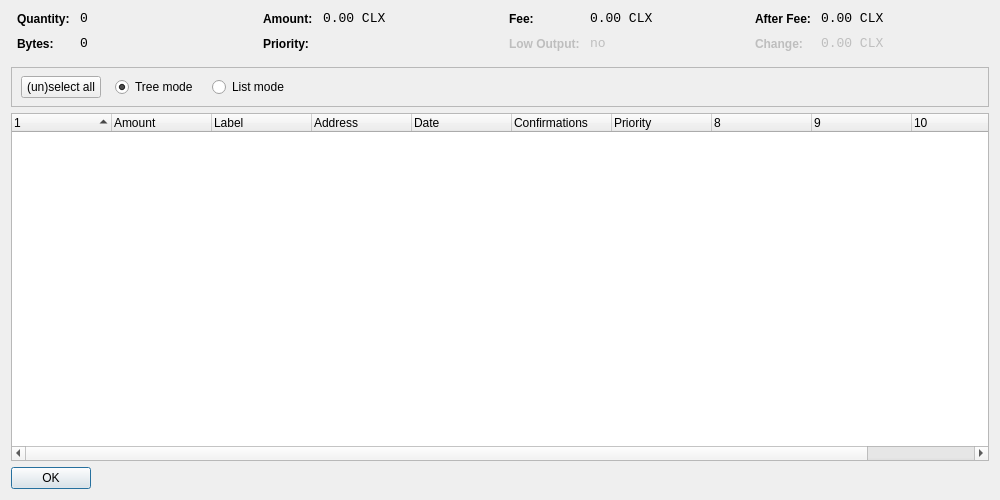
<?xml version="1.0" encoding="UTF-8"?>
<ui version="4.0">
 <class>CoinControlDialog</class>
 <widget class="QDialog" name="CoinControlDialog">
  <property name="geometry">
   <rect>
    <x>0</x>
    <y>0</y>
    <width>1000</width>
    <height>500</height>
   </rect>
  </property>
  <property name="windowTitle">
   <string>Coin Control</string>
  </property>
  <layout class="QVBoxLayout" name="verticalLayout">
   <item>
    <layout class="QHBoxLayout" name="horizontalLayoutTop" stretch="0,0,0,0">
     <property name="topMargin">
      <number>0</number>
     </property>
     <property name="bottomMargin">
      <number>10</number>
     </property>
     <item>
      <layout class="QFormLayout" name="formLayoutCoinControl1">
       <property name="horizontalSpacing">
        <number>10</number>
       </property>
       <property name="verticalSpacing">
        <number>10</number>
       </property>
       <property name="leftMargin">
        <number>6</number>
       </property>
       <property name="rightMargin">
        <number>6</number>
       </property>
       <item row="0" column="0">
        <widget class="QLabel" name="labelCoinControlQuantityText">
         <property name="styleSheet">
          <string notr="true">font-weight:bold;</string>
         </property>
         <property name="text">
          <string>Quantity:</string>
         </property>
        </widget>
       </item>
       <item row="0" column="1">
        <widget class="QLabel" name="labelCoinControlQuantity">
         <property name="font">
          <font>
           <family>Monospace</family>
           <pointsize>10</pointsize>
          </font>
         </property>
         <property name="cursor">
          <cursorShape>IBeamCursor</cursorShape>
         </property>
         <property name="contextMenuPolicy">
          <enum>Qt::ActionsContextMenu</enum>
         </property>
         <property name="text">
          <string notr="true">0</string>
         </property>
         <property name="textInteractionFlags">
          <set>Qt::LinksAccessibleByMouse|Qt::TextSelectableByKeyboard|Qt::TextSelectableByMouse</set>
         </property>
        </widget>
       </item>
       <item row="1" column="0">
        <widget class="QLabel" name="labelCoinControlBytesText">
         <property name="styleSheet">
          <string notr="true">font-weight:bold;</string>
         </property>
         <property name="text">
          <string>Bytes:</string>
         </property>
        </widget>
       </item>
       <item row="1" column="1">
        <widget class="QLabel" name="labelCoinControlBytes">
         <property name="font">
          <font>
           <family>Monospace</family>
           <pointsize>10</pointsize>
          </font>
         </property>
         <property name="cursor">
          <cursorShape>IBeamCursor</cursorShape>
         </property>
         <property name="contextMenuPolicy">
          <enum>Qt::ActionsContextMenu</enum>
         </property>
         <property name="text">
          <string notr="true">0</string>
         </property>
         <property name="textInteractionFlags">
          <set>Qt::LinksAccessibleByMouse|Qt::TextSelectableByKeyboard|Qt::TextSelectableByMouse</set>
         </property>
        </widget>
       </item>
      </layout>
     </item>
     <item>
      <layout class="QFormLayout" name="formLayoutCoinControl2">
       <property name="horizontalSpacing">
        <number>10</number>
       </property>
       <property name="verticalSpacing">
        <number>10</number>
       </property>
       <property name="leftMargin">
        <number>6</number>
       </property>
       <property name="rightMargin">
        <number>6</number>
       </property>
       <item row="0" column="0">
        <widget class="QLabel" name="labelCoinControlAmountText">
         <property name="styleSheet">
          <string notr="true">font-weight:bold;</string>
         </property>
         <property name="text">
          <string>Amount:</string>
         </property>
        </widget>
       </item>
       <item row="0" column="1">
        <widget class="QLabel" name="labelCoinControlAmount">
         <property name="font">
          <font>
           <family>Monospace</family>
           <pointsize>10</pointsize>
          </font>
         </property>
         <property name="cursor">
          <cursorShape>IBeamCursor</cursorShape>
         </property>
         <property name="contextMenuPolicy">
          <enum>Qt::ActionsContextMenu</enum>
         </property>
         <property name="text">
          <string notr="true">0.00 CLX</string>
         </property>
         <property name="textInteractionFlags">
          <set>Qt::LinksAccessibleByMouse|Qt::TextSelectableByKeyboard|Qt::TextSelectableByMouse</set>
         </property>
        </widget>
       </item>
       <item row="1" column="0">
        <widget class="QLabel" name="labelCoinControlPriorityText">
         <property name="styleSheet">
          <string notr="true">font-weight:bold;</string>
         </property>
         <property name="text">
          <string>Priority:</string>
         </property>
        </widget>
       </item>
       <item row="1" column="1">
        <widget class="QLabel" name="labelCoinControlPriority">
         <property name="font">
          <font>
           <family>Monospace</family>
           <pointsize>10</pointsize>
          </font>
         </property>
         <property name="cursor">
          <cursorShape>IBeamCursor</cursorShape>
         </property>
         <property name="contextMenuPolicy">
          <enum>Qt::ActionsContextMenu</enum>
         </property>
         <property name="text">
          <string/>
         </property>
         <property name="textInteractionFlags">
          <set>Qt::LinksAccessibleByMouse|Qt::TextSelectableByKeyboard|Qt::TextSelectableByMouse</set>
         </property>
        </widget>
       </item>
      </layout>
     </item>
     <item>
      <layout class="QFormLayout" name="formLayoutCoinControl3">
       <property name="horizontalSpacing">
        <number>10</number>
       </property>
       <property name="verticalSpacing">
        <number>10</number>
       </property>
       <property name="leftMargin">
        <number>6</number>
       </property>
       <property name="rightMargin">
        <number>6</number>
       </property>
       <item row="0" column="0">
        <widget class="QLabel" name="labelCoinControlFeeText">
         <property name="styleSheet">
          <string notr="true">font-weight:bold;</string>
         </property>
         <property name="text">
          <string>Fee:</string>
         </property>
        </widget>
       </item>
       <item row="0" column="1">
        <widget class="QLabel" name="labelCoinControlFee">
         <property name="font">
          <font>
           <family>Monospace</family>
           <pointsize>10</pointsize>
          </font>
         </property>
         <property name="cursor">
          <cursorShape>IBeamCursor</cursorShape>
         </property>
         <property name="contextMenuPolicy">
          <enum>Qt::ActionsContextMenu</enum>
         </property>
         <property name="text">
          <string notr="true">0.00 CLX</string>
         </property>
         <property name="textInteractionFlags">
          <set>Qt::LinksAccessibleByMouse|Qt::TextSelectableByKeyboard|Qt::TextSelectableByMouse</set>
         </property>
        </widget>
       </item>
       <item row="1" column="0">
        <widget class="QLabel" name="labelCoinControlLowOutputText">
         <property name="enabled">
          <bool>false</bool>
         </property>
         <property name="styleSheet">
          <string notr="true">font-weight:bold;</string>
         </property>
         <property name="text">
          <string>Low Output:</string>
         </property>
        </widget>
       </item>
       <item row="1" column="1">
        <widget class="QLabel" name="labelCoinControlLowOutput">
         <property name="enabled">
          <bool>false</bool>
         </property>
         <property name="font">
          <font>
           <family>Monospace</family>
           <pointsize>10</pointsize>
          </font>
         </property>
         <property name="cursor">
          <cursorShape>IBeamCursor</cursorShape>
         </property>
         <property name="contextMenuPolicy">
          <enum>Qt::ActionsContextMenu</enum>
         </property>
         <property name="text">
          <string notr="true">no</string>
         </property>
         <property name="textInteractionFlags">
          <set>Qt::LinksAccessibleByMouse|Qt::TextSelectableByKeyboard|Qt::TextSelectableByMouse</set>
         </property>
        </widget>
       </item>
      </layout>
     </item>
     <item>
      <layout class="QFormLayout" name="formLayoutCoinControl4">
       <property name="horizontalSpacing">
        <number>10</number>
       </property>
       <property name="verticalSpacing">
        <number>10</number>
       </property>
       <property name="leftMargin">
        <number>6</number>
       </property>
       <property name="rightMargin">
        <number>6</number>
       </property>
       <item row="0" column="0">
        <widget class="QLabel" name="labelCoinControlAfterFeeText">
         <property name="styleSheet">
          <string notr="true">font-weight:bold;</string>
         </property>
         <property name="text">
          <string>After Fee:</string>
         </property>
        </widget>
       </item>
       <item row="0" column="1">
        <widget class="QLabel" name="labelCoinControlAfterFee">
         <property name="font">
          <font>
           <family>Monospace</family>
           <pointsize>10</pointsize>
          </font>
         </property>
         <property name="cursor">
          <cursorShape>IBeamCursor</cursorShape>
         </property>
         <property name="contextMenuPolicy">
          <enum>Qt::ActionsContextMenu</enum>
         </property>
         <property name="text">
          <string notr="true">0.00 CLX</string>
         </property>
         <property name="textInteractionFlags">
          <set>Qt::LinksAccessibleByMouse|Qt::TextSelectableByKeyboard|Qt::TextSelectableByMouse</set>
         </property>
        </widget>
       </item>
       <item row="1" column="0">
        <widget class="QLabel" name="labelCoinControlChangeText">
         <property name="enabled">
          <bool>false</bool>
         </property>
         <property name="styleSheet">
          <string notr="true">font-weight:bold;</string>
         </property>
         <property name="text">
          <string>Change:</string>
         </property>
        </widget>
       </item>
       <item row="1" column="1">
        <widget class="QLabel" name="labelCoinControlChange">
         <property name="enabled">
          <bool>false</bool>
         </property>
         <property name="font">
          <font>
           <family>Monospace</family>
           <pointsize>10</pointsize>
          </font>
         </property>
         <property name="cursor">
          <cursorShape>IBeamCursor</cursorShape>
         </property>
         <property name="contextMenuPolicy">
          <enum>Qt::ActionsContextMenu</enum>
         </property>
         <property name="text">
          <string notr="true">0.00 CLX</string>
         </property>
         <property name="textInteractionFlags">
          <set>Qt::LinksAccessibleByMouse|Qt::TextSelectableByKeyboard|Qt::TextSelectableByMouse</set>
         </property>
        </widget>
       </item>
      </layout>
     </item>
    </layout>
   </item>
   <item>
    <widget class="QFrame" name="frame">
     <property name="minimumSize">
      <size>
       <width>0</width>
       <height>40</height>
      </size>
     </property>
     <property name="frameShape">
      <enum>QFrame::StyledPanel</enum>
     </property>
     <property name="frameShadow">
      <enum>QFrame::Sunken</enum>
     </property>
     <widget class="QWidget" name="horizontalLayoutWidget">
      <property name="geometry">
       <rect>
        <x>10</x>
        <y>0</y>
        <width>781</width>
        <height>41</height>
       </rect>
      </property>
      <layout class="QHBoxLayout" name="horizontalLayoutPanel" stretch="0,0,0,0,0">
       <property name="spacing">
        <number>14</number>
       </property>
       <item>
        <widget class="QPushButton" name="pushButtonSelectAll">
         <property name="sizePolicy">
          <sizepolicy hsizetype="Maximum" vsizetype="Fixed">
           <horstretch>0</horstretch>
           <verstretch>0</verstretch>
          </sizepolicy>
         </property>
         <property name="text">
          <string>(un)select all</string>
         </property>
        </widget>
       </item>
       <item>
        <widget class="QRadioButton" name="radioTreeMode">
         <property name="sizePolicy">
          <sizepolicy hsizetype="Maximum" vsizetype="Fixed">
           <horstretch>0</horstretch>
           <verstretch>0</verstretch>
          </sizepolicy>
         </property>
         <property name="text">
          <string>Tree mode</string>
         </property>
         <property name="checked">
          <bool>true</bool>
         </property>
        </widget>
       </item>
       <item>
        <widget class="QRadioButton" name="radioListMode">
         <property name="sizePolicy">
          <sizepolicy hsizetype="Maximum" vsizetype="Fixed">
           <horstretch>0</horstretch>
           <verstretch>0</verstretch>
          </sizepolicy>
         </property>
         <property name="text">
          <string>List mode</string>
         </property>
        </widget>
       </item>
       <item>
        <spacer name="horizontalSpacer">
         <property name="orientation">
          <enum>Qt::Horizontal</enum>
         </property>
         <property name="sizeHint" stdset="0">
          <size>
           <width>40</width>
           <height>20</height>
          </size>
         </property>
        </spacer>
       </item>
      </layout>
     </widget>
    </widget>
   </item>
   <item>
    <widget class="CoinControlTreeWidget" name="treeWidget">
     <property name="contextMenuPolicy">
      <enum>Qt::CustomContextMenu</enum>
     </property>
     <property name="sortingEnabled">
      <bool>false</bool>
     </property>
     <property name="columnCount">
      <number>11</number>
     </property>
     <attribute name="headerShowSortIndicator" stdset="0">
      <bool>true</bool>
     </attribute>
     <attribute name="headerStretchLastSection">
      <bool>false</bool>
     </attribute>
     <column>
      <property name="text">
       <string/>
      </property>
     </column>
     <column>
      <property name="text">
       <string>Amount</string>
      </property>
     </column>
     <column>
      <property name="text">
       <string>Label</string>
      </property>
     </column>
     <column>
      <property name="text">
       <string>Address</string>
      </property>
     </column>
     <column>
      <property name="text">
       <string>Date</string>
      </property>
     </column>
     <column>
      <property name="text">
       <string>Confirmations</string>
      </property>
      <property name="toolTip">
       <string>Confirmed</string>
      </property>
     </column>
     <column>
      <property name="text">
       <string>Priority</string>
      </property>
     </column>
     <column>
      <property name="text">
       <string/>
      </property>
     </column>
     <column>
      <property name="text">
       <string/>
      </property>
     </column>
     <column>
      <property name="text">
       <string/>
      </property>
     </column>
     <column>
      <property name="text">
       <string/>
      </property>
     </column>
    </widget>
   </item>
   <item>
    <widget class="QDialogButtonBox" name="buttonBox">
     <property name="sizePolicy">
      <sizepolicy hsizetype="Maximum" vsizetype="Fixed">
       <horstretch>0</horstretch>
       <verstretch>0</verstretch>
      </sizepolicy>
     </property>
     <property name="orientation">
      <enum>Qt::Horizontal</enum>
     </property>
     <property name="standardButtons">
      <set>QDialogButtonBox::Ok</set>
     </property>
    </widget>
   </item>
  </layout>
 </widget>
 <customwidgets>
  <customwidget>
   <class>CoinControlTreeWidget</class>
   <extends>QTreeWidget</extends>
   <header>coincontroltreewidget.h</header>
  </customwidget>
 </customwidgets>
 <resources/>
 <connections/>
</ui>
